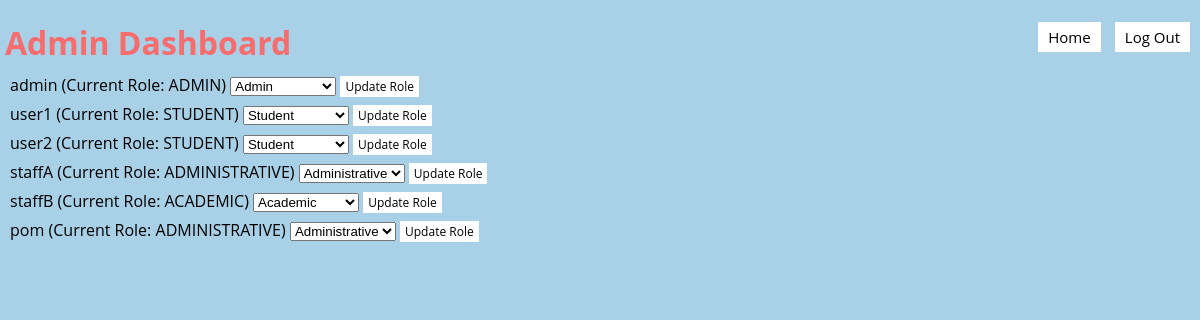
Screenshot of /admin-panel (signed in) with the database file from the repository.
### models.py (models this page shows)
class Base(DeclarativeBase):
    pass

class User(Base):
    __tablename__ = "user"
    username: Mapped[str] = mapped_column(String, primary_key=True)
    password: Mapped[str] = mapped_column(String)
    salt: Mapped[str] = mapped_column(String)
    failed_attempts: Mapped[int] = mapped_column(Integer, default=0)
    lockout_until: Mapped[datetime] = mapped_column(DateTime, nullable=True)
    role: Mapped[RoleType] = mapped_column(Enum(RoleType), nullable=False)
    online: Mapped[bool] = mapped_column(Boolean, default=False)
    muted: Mapped[bool] = mapped_column(Boolean, default=False)

### app.py (the view)
@app.route('/admin-panel')
def admin_panel():
    username = session.get('username')
    if not username:
        flash('You must be logged in to access the admin panel.')
        return redirect(url_for('login'))
    user = db.get_user(username)
    user_role = user.role.name if hasattr(user.role, 'name') else str(user.role)
    if user is None or user_role != 'ADMIN':
        flash('You do not have permission to access the admin panel.')
        return redirect(url_for('home'))
    print("User Role:", user.role)  # Print the enum or string directly
    users = db.get_all_users()
    return render_template('admin_panel.jinja', username=username, users=users)

### app.py (called while the page is built)
def csp_policy_string(policy_dict):
    return "; ".join([f"{key} {' '.join(val) if isinstance(val, list) else val}" for key, val in policy_dict.items()])

@app.after_request
def apply_csp(response):
    policy = {
    "default-src": "'self'",
    "script-src": [
        "'self'",
        "https://cdnjs.cloudflare.com",  # Allow scripts from CDN for Crypto-JS
        "https://cdn.jsdelivr.net",
        "'unsafe-inline'"
    ],
    "style-src": "'self' 'unsafe-inline'",  # Allows inline styles;
    "img-src": "'self'",
    "connect-src": "'self'",  # Restricts the URLs which can be loaded using script interfaces
    "font-src": "'self'",  # Fonts loading
    "object-src": "'none'",  # Prevents object, embed, and applet elements from rendering
    "frame-ancestors": "'none'"  # Protects against clickjacking
}
    response.headers['Content-Security-Policy'] = csp_policy_string(policy)
    return response

### db.py (called while the page is built)
def get_user(username: str):
    with Session(engine) as session:
        return session.get(User, username)

def get_all_users():
    with Session(engine) as session:
        return session.query(User).all()

### templates/admin_panel.jinja (shortened to what this page needs)
{% extends 'base.jinja' %}
{% block content %}
<div class="header">
    <h1>Admin Dashboard</h1>
    <div class="buttons">
        <button onclick="location.href='{{ url_for('home') }}'">Home</button>
        <button onclick="confirmLogout()">Log Out</button>
    </div>
</div>
{% for user in users %}
<form class="role-update-form" action="{{ url_for('update_user_role') }}" method="post" onsubmit="updateUserRole(event)">
    <div>
        <label>{{ user.username }} (Current Role: {{ user.role.name }})</label>
        <select name="new_role">
            <option value="student" {% if user.role.name == 'STUDENT' %}selected{% endif %}>Student</option>
            <option value="academic" {% if user.role.name == 'ACADEMIC' %}selected{% endif %}>Academic</option>
            <option value="administrative" {% if user.role.name == 'ADMINISTRATIVE' %}selected{% endif %}>Administrative</option>
            <option value="admin" {% if user.role.name == 'ADMIN' %}selected{% endif %}>Admin</option>
        </select>
        <button type="submit" class="update-button">Update Role</button>
    </div>
</form>
{% endfor %}
{% endblock %}

### templates/admin_panel.jinja (style rules this page uses)
html, body { margin-left: 10px; margin: 0; padding: 0; display: flex; flex-direction: column; font-family: 'Open Sans', sans-serif; background-color: #A8D0E6; overflow: auto }
h1 { margin-left: 5px; margin-bottom: 10px; height: 100%; font-family: 'Open Sans', sans-serif; color: #F76C6c; }
.role-update-form { margin-left: 10px; }
.role-update-form div { margin-bottom: 6px; }
button { font-family: 'Open Sans', sans-serif; padding: 5px 10px; background-color: white; color: black; border: none; cursor: pointer; text-align: center; text-decoration: none; display: inline-block; margin-right: 10px; font-size: 15px; transition: background-color 0.3s, color 0.3s; }
.update-button { padding: 2px 5px; background-color: white; color: black; font-size: 12px; transition: background-color 0.2s, box-shadow 0.2s; }
.header { display: flex; justify-content: space-between; align-items: center; width: 100%; }

### rows the page displays
User: username "admin", role.name "ADMIN", new_role "Admin"
User: username "user1", role.name "STUDENT", new_role "Student"
User: username "user2", role.name "STUDENT", new_role "Student"
User: username "staffA", role.name "ADMINISTRATIVE", new_role "Administrative"
User: username "staffB", role.name "ACADEMIC", new_role "Academic"
User: username "pom", role.name "ADMINISTRATIVE", new_role "Administrative"
